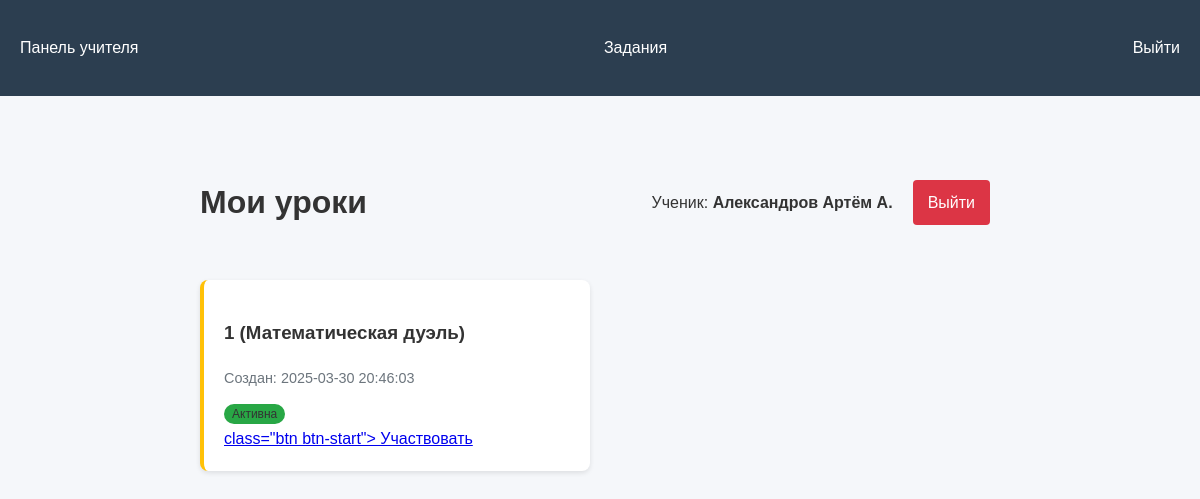
Page /student/1/lessons (signed in) on the earlier database version.
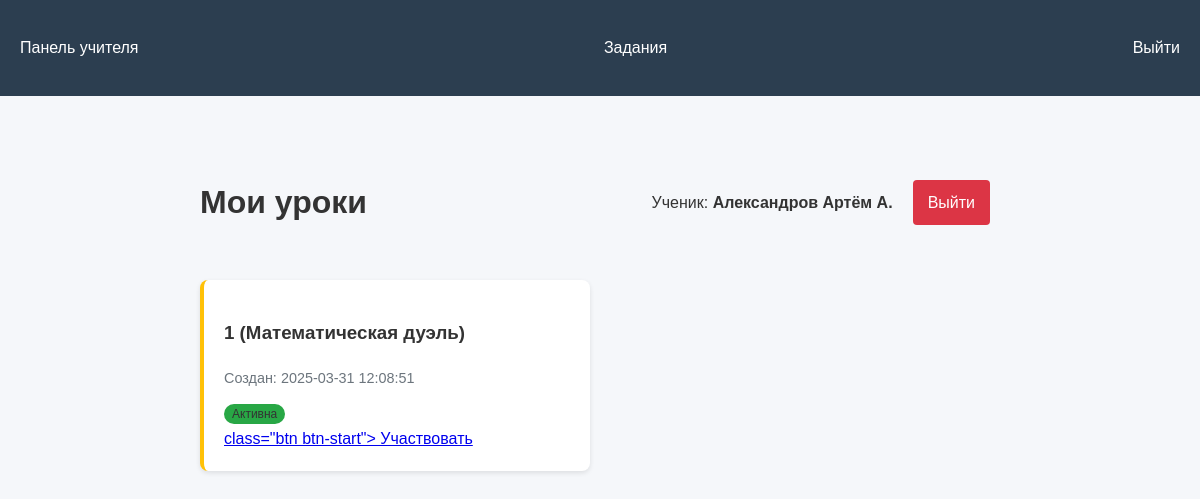
Same page on the later database version.
### tables this page shows
CREATE TABLE math_duels (
            id INTEGER PRIMARY KEY,
            class_id INTEGER NOT NULL,
            name TEXT NOT NULL,
            created_at TIMESTAMP DEFAULT CURRENT_TIMESTAMP,
            current_round INTEGER DEFAULT 1,
            status TEXT DEFAULT 'active',
            FOREIGN KEY (class_id) REFERENCES classes (id)
        );

### app.py (the view)
@app.route("/student/<int:student_id>/lessons")
def student_lessons(student_id):
    if 'student_id' not in session or session['student_id'] != student_id:
        return redirect(url_for('index'))
    conn = create_connection()
    try:
        cursor = conn.cursor()
        cursor.execute("SELECT name, class_id FROM students WHERE id = ?", (student_id,))
        student = cursor.fetchone()
        if not student:
            flash("Ученик не найден", "error")
            return redirect(url_for("index"))
        cursor.execute("""
            SELECT id, name, created_at, 'lesson' as type, NULL as status
            FROM lessons
            WHERE class_id = ?
            ORDER BY created_at DESC
        """, (student['class_id'],))
        lessons = cursor.fetchall()
        cursor.execute("""
            SELECT id as duel_id, name, created_at, 'duel' as type, status
            FROM math_duels
            WHERE class_id = ?
            ORDER BY created_at DESC
        """, (student['class_id'],))
        duels = cursor.fetchall()
        all_lessons = lessons + [
            {**duel, 'id': duel['duel_id']} for duel in duels
        ]
        return render_template("student_lessons.html",
                            student_id=student_id,
                            student_name=student['name'],
                            lessons=all_lessons)
    except Error as e:
        flash(f"Ошибка базы данных: {str(e)}", "error")
        return redirect(url_for("index"))
    finally:
        conn.close()

### app.py (called while the page is built)
@app.before_request
def check_concurrent_users():
    if request.path.startswith('/student'):
        if len(session) > 40:
            abort(503, "Сервер перегружен, попробуйте позже")

### db.py (called while the page is built)
def create_connection(db_file="database.db"):
    conn = None
    try:
        conn = sqlite3.connect(
            db_file,
            timeout=30,  # 30 секунд ожидания при блокировке
            check_same_thread=False  # Для многопоточной работы
        )
        conn.row_factory = sqlite3.Row
        conn.execute("PRAGMA journal_mode=WAL")
        conn.execute("PRAGMA synchronous=NORMAL")
        return conn
    except Error as e:
        app.logger.error(f"Ошибка подключения: {e}")
        return None

### templates/student_lessons.html (shortened to what this page needs)
{% extends "base.html" %}
{% block content %}
<div class="student-container">
    <div class="student-header">
        <h1>Мои уроки</h1>
        <div class="student-info">
            <p>Ученик: <strong>{{ student_name }}</strong></p>
            <a href="{{ url_for('logout') }}" class="btn btn-logout">Выйти</a>
        </div>
    </div>
    <div class="lessons-list">
        {% for lesson in lessons %}
            {% if lesson.type == 'duel' %}
                <div class="lesson-card duel-card">
                    <h3>{{ lesson.name }} (Математическая дуэль)</h3>
                    <p class="lesson-date">Создан: {{ lesson.created_at }}</p>
                    <div class="duel-status">
                        {% if lesson.status == 'active' %}
                            <span class="badge badge-success">Активна</span>
                        {% else %}
                            <span class="badge badge-secondary">Завершена</span>
                        {% endif %}
                    </div>
                    <a href="{{ url_for('student_duel_view', duel_id=lesson.duel_id) }}">
                       class="btn btn-start">
                        Участвовать
                    </a>
                </div>
            {% endif %}
        {% else %}
            <div class="empty-lessons">
                <p>Для вашего класса пока нет уроков</p>
                <img src="{{ url_for('static', filename='images/no-lessons.png') }}" alt="Нет уроков">
            </div>
        {% endfor %}
    </div>
</div>
{% endblock %}

Differences in the rows shown:
changed math_duels: created_at "2025-03-30 20:46:03" → "2025-03-31 12:08:51"
